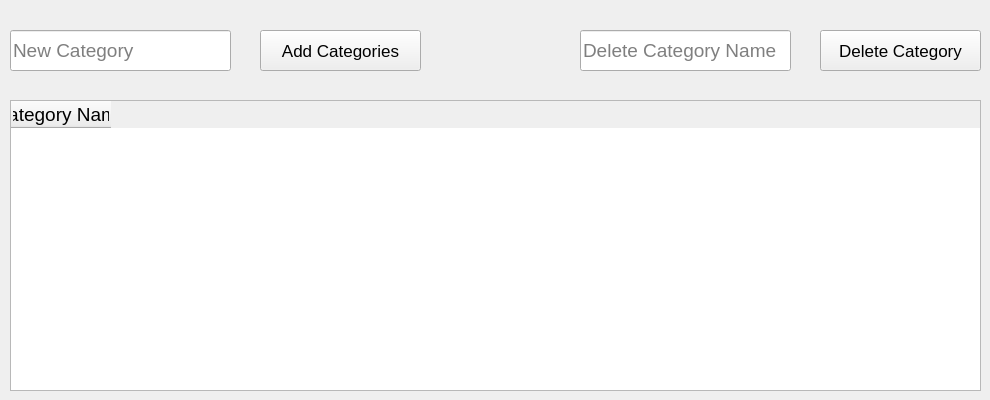
      <widget class="QWidget" name="tab_6">
       <attribute name="title">
        <string>Categories</string>
       </attribute>
       <widget class="QTableWidget" name="tableWidget_2">
        <property name="geometry">
         <rect>
          <x>10</x>
          <y>100</y>
          <width>971</width>
          <height>291</height>
         </rect>
        </property>
        <property name="font">
         <font>
          <pointsize>14</pointsize>
         </font>
        </property>
        <column>
         <property name="text">
          <string>Category Name</string>
         </property>
        </column>
       </widget>
       <widget class="QPushButton" name="pushButton_15">
        <property name="geometry">
         <rect>
          <x>260</x>
          <y>30</y>
          <width>161</width>
          <height>41</height>
         </rect>
        </property>
        <property name="font">
         <font>
          <pointsize>13</pointsize>
         </font>
        </property>
        <property name="text">
         <string>Add Categories</string>
        </property>
       </widget>
       <widget class="QLineEdit" name="lineEdit_22">
        <property name="geometry">
         <rect>
          <x>10</x>
          <y>30</y>
          <width>221</width>
          <height>41</height>
         </rect>
        </property>
        <property name="font">
         <font>
          <pointsize>14</pointsize>
         </font>
        </property>
        <property name="placeholderText">
         <string>New Category</string>
        </property>
       </widget>
       <widget class="QLineEdit" name="lineEdit_28">
        <property name="geometry">
         <rect>
          <x>580</x>
          <y>30</y>
          <width>211</width>
          <height>41</height>
         </rect>
        </property>
        <property name="font">
         <font>
          <pointsize>14</pointsize>
         </font>
        </property>
        <property name="placeholderText">
         <string>Delete Category Name</string>
        </property>
       </widget>
       <widget class="QPushButton" name="pushButton_29">
        <property name="geometry">
         <rect>
          <x>820</x>
          <y>30</y>
          <width>161</width>
          <height>41</height>
         </rect>
        </property>
        <property name="font">
         <font>
          <pointsize>13</pointsize>
         </font>
        </property>
        <property name="text">
         <string>Delete Category</string>
        </property>
       </widget>
      </widget>
